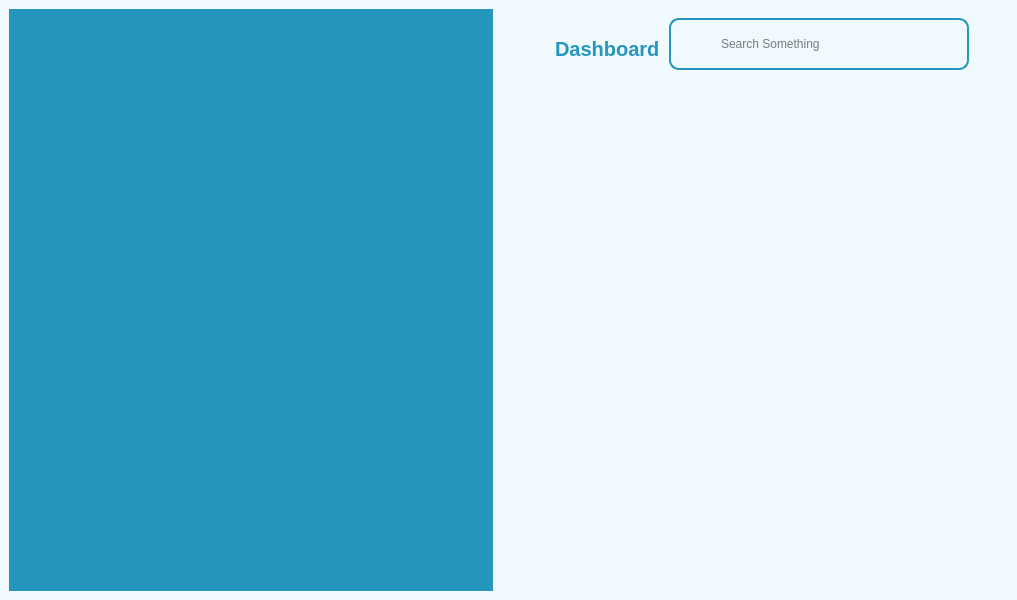
<?xml version="1.0" encoding="UTF-8"?>
<ui version="4.0">
 <class>MainWindow</class>
 <widget class="QMainWindow" name="MainWindow">
  <property name="geometry">
   <rect>
    <x>0</x>
    <y>0</y>
    <width>1017</width>
    <height>600</height>
   </rect>
  </property>
  <property name="windowTitle">
   <string>MainWindow</string>
  </property>
  <widget class="QWidget" name="centralwidget">
   <property name="styleSheet">
    <string notr="true">*{
	color: #000;
	border: none;
}

#centralwidget{
	background-color: #eff9fe;
}

#leftmenu{
	background-color: #2596be;
}

QLineEdit{
	background: transparent;
}
#searchFrame{
	border-radius: 10px;
	border: 2px solid #2596be;
}
#appHeader{
	color: #2596be;
}



</string>
   </property>
   <layout class="QHBoxLayout" name="horizontalLayout">
    <item>
     <widget class="QWidget" name="leftmenu" native="true"/>
    </item>
    <item>
     <widget class="QWidget" name="mainbody" native="true">
      <layout class="QVBoxLayout" name="verticalLayout">
       <item alignment="Qt::AlignTop">
        <widget class="QWidget" name="headerFrame" native="true">
         <layout class="QHBoxLayout" name="horizontalLayout_3">
          <property name="spacing">
           <number>0</number>
          </property>
          <property name="leftMargin">
           <number>0</number>
          </property>
          <property name="topMargin">
           <number>0</number>
          </property>
          <property name="rightMargin">
           <number>0</number>
          </property>
          <property name="bottomMargin">
           <number>0</number>
          </property>
          <item alignment="Qt::AlignLeft">
           <widget class="QWidget" name="widget" native="true">
            <layout class="QHBoxLayout" name="horizontalLayout_2">
             <item>
              <widget class="QPushButton" name="menuBtn">
               <property name="text">
                <string/>
               </property>
               <property name="icon">
                <iconset resource="resources.qrc">
                 <normaloff>:/blueIcons/access/blue/menu.svg</normaloff>:/blueIcons/access/blue/menu.svg</iconset>
               </property>
               <property name="iconSize">
                <size>
                 <width>24</width>
                 <height>24</height>
                </size>
               </property>
              </widget>
             </item>
             <item>
              <widget class="QLabel" name="appHeader">
               <property name="font">
                <font>
                 <pointsize>15</pointsize>
                 <weight>75</weight>
                 <bold>true</bold>
                </font>
               </property>
               <property name="text">
                <string>Dashboard</string>
               </property>
              </widget>
             </item>
            </layout>
           </widget>
          </item>
          <item>
           <widget class="QWidget" name="widget_2" native="true">
            <layout class="QHBoxLayout" name="horizontalLayout_4">
             <property name="leftMargin">
              <number>0</number>
             </property>
             <property name="topMargin">
              <number>0</number>
             </property>
             <property name="rightMargin">
              <number>0</number>
             </property>
             <item alignment="Qt::AlignHCenter|Qt::AlignTop">
              <widget class="QFrame" name="searchFrame">
               <property name="minimumSize">
                <size>
                 <width>300</width>
                 <height>0</height>
                </size>
               </property>
               <property name="frameShape">
                <enum>QFrame::StyledPanel</enum>
               </property>
               <property name="frameShadow">
                <enum>QFrame::Raised</enum>
               </property>
               <layout class="QHBoxLayout" name="horizontalLayout_5">
                <property name="spacing">
                 <number>9</number>
                </property>
                <property name="leftMargin">
                 <number>9</number>
                </property>
                <property name="topMargin">
                 <number>9</number>
                </property>
                <property name="rightMargin">
                 <number>9</number>
                </property>
                <property name="bottomMargin">
                 <number>9</number>
                </property>
                <item>
                 <widget class="QLabel" name="label_2">
                  <property name="minimumSize">
                   <size>
                    <width>30</width>
                    <height>30</height>
                   </size>
                  </property>
                  <property name="maximumSize">
                   <size>
                    <width>30</width>
                    <height>30</height>
                   </size>
                  </property>
                  <property name="text">
                   <string/>
                  </property>
                  <property name="pixmap">
                   <pixmap resource="resources.qrc">:/blueIcons/access/blue/search.svg</pixmap>
                  </property>
                  <property name="scaledContents">
                   <bool>true</bool>
                  </property>
                 </widget>
                </item>
                <item>
                 <widget class="QLineEdit" name="lineEdit">
                  <property name="placeholderText">
                   <string>Search Something</string>
                  </property>
                 </widget>
                </item>
               </layout>
              </widget>
             </item>
            </layout>
           </widget>
          </item>
          <item alignment="Qt::AlignRight">
           <widget class="QWidget" name="widget_3" native="true">
            <layout class="QHBoxLayout" name="horizontalLayout_6">
             <property name="spacing">
              <number>0</number>
             </property>
             <property name="leftMargin">
              <number>0</number>
             </property>
             <property name="topMargin">
              <number>0</number>
             </property>
             <property name="rightMargin">
              <number>0</number>
             </property>
             <property name="bottomMargin">
              <number>0</number>
             </property>
             <item>
              <widget class="QPushButton" name="accountBtn">
               <property name="maximumSize">
                <size>
                 <width>30</width>
                 <height>30</height>
                </size>
               </property>
               <property name="text">
                <string/>
               </property>
               <property name="icon">
                <iconset resource="resources.qrc">
                 <normaloff>:/blueIcons/access/blue/user.svg</normaloff>:/blueIcons/access/blue/user.svg</iconset>
               </property>
               <property name="iconSize">
                <size>
                 <width>32</width>
                 <height>32</height>
                </size>
               </property>
              </widget>
             </item>
            </layout>
           </widget>
          </item>
         </layout>
        </widget>
       </item>
       <item>
        <widget class="QWidget" name="cardsFrame" native="true"/>
       </item>
       <item>
        <widget class="QWidget" name="mainFrame" native="true"/>
       </item>
      </layout>
     </widget>
    </item>
   </layout>
  </widget>
 </widget>
 <resources>
  <include location="resources.qrc"/>
 </resources>
 <connections/>
</ui>
